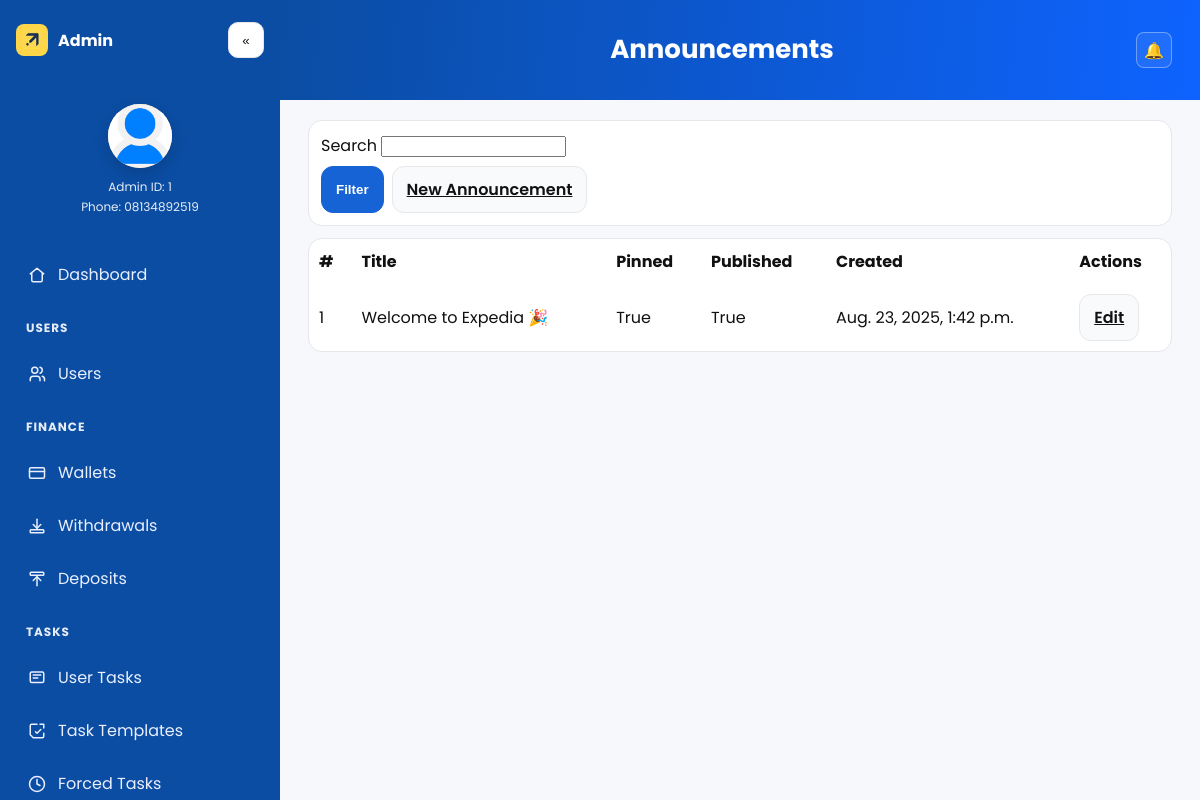
The app's page /bo/announcements/ (signed in), older data.
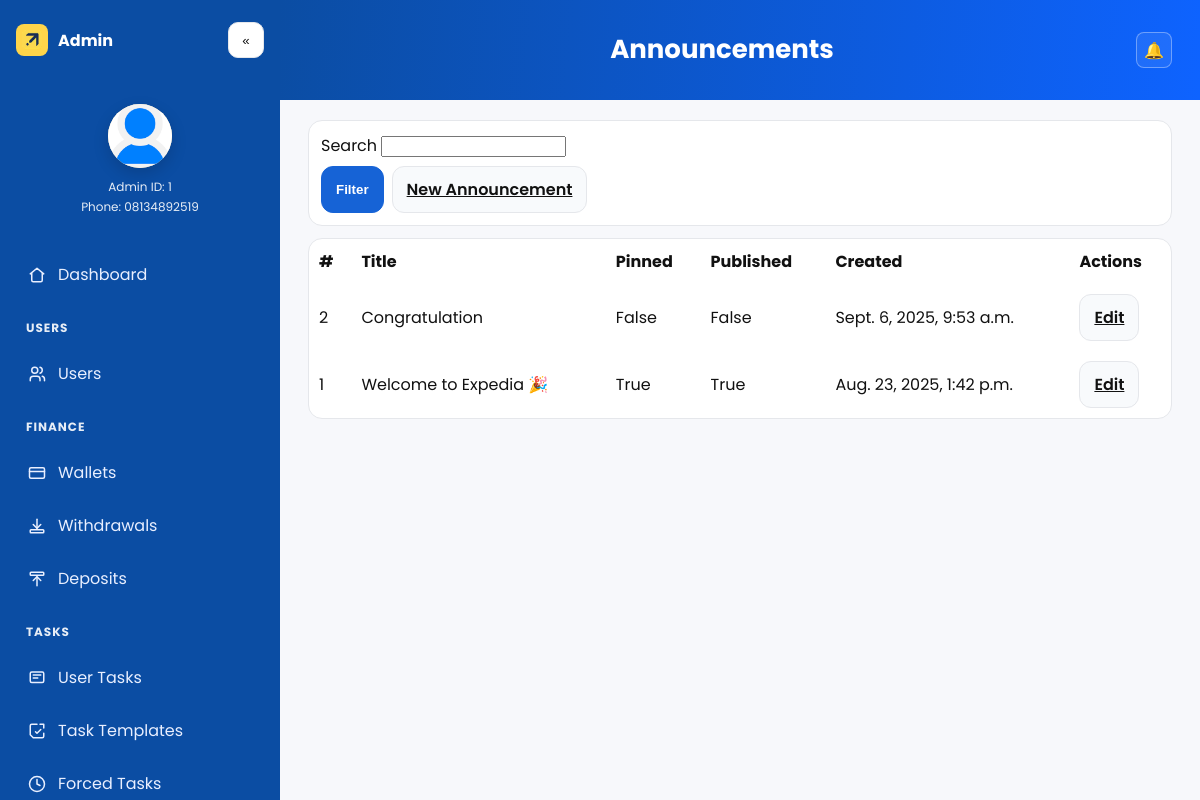
The same page, newer data.
### main/models.py (models this page shows, shortened)
class Announcement(models.Model):
    title = models.CharField(max_length=140)
    body = models.TextField()
    pinned = models.BooleanField(default=False)   # show first
    is_published = models.BooleanField(default=True)
    starts_at = models.DateTimeField(null=True, blank=True)
    ends_at = models.DateTimeField(null=True, blank=True)
    created_at = models.DateTimeField(auto_now_add=True)
    objects = AnnouncementQuerySet.as_manager()
    class Meta:
        ordering = ("-pinned", "-created_at")

### main/admin_view.py (the view)
# urls.py: path("bo/announcements/", bo.bo_announcements, name="bo_announcements"),
@login_required
@user_passes_test(staff_or_manager)
def bo_announcements(request):
    q = (request.GET.get("q") or "").strip()
    qs = Announcement.objects.all().order_by("-created_at")
    if q:
        qs = qs.filter(Q(title__icontains=q) | Q(body__icontains=q))
    page_obj = _paginate(qs, request, per_page=25)
    return render(request, "meta_search/bo/announcements.html", {
        "active_page": AP["set"], "page_obj": page_obj, "q": q
    })

### main/admin_view.py (called while the page is built)
def staff_or_manager(user):
    return user.is_active and (user.is_staff or user.groups.filter(name="managers").exists())

def _paginate(qs, request, per_page=25, page_param="page"):
    page = request.GET.get(page_param) or 1
    return Paginator(qs, per_page).get_page(page)

### templates/meta_search/bo/announcements.html (shortened to what this page needs)
{% extends "base_admin.html" %}
{% block page_title %}Announcements{% endblock %}
{% block content %}
<form method="get" class="card" style="padding:12px; display:grid; gap:8px; margin-bottom:12px;">
  <label>Search <input type="text" name="q" value="{{ q }}"></label>
  <div style="display:flex; gap:8px; flex-wrap:wrap;">
    <button class="btn primary" type="submit">Filter</button>
    <a class="btn" href="{% url 'bo_announcement_new' %}">New Announcement</a>
  </div>
</form>
<div class="card" style="padding:0;">
  <div class="table-responsive" style="overflow-x:auto;">
    <table style="width:100%; border-collapse:collapse;">
      <thead>
        <tr>
          <th style="padding:10px; text-align:left;">#</th>
          <th style="padding:10px; text-align:left;">Title</th>
          <th style="padding:10px; text-align:left;">Pinned</th>
          <th style="padding:10px; text-align:left;">Published</th>
          <th style="padding:10px; text-align:left;">Created</th>
          <th style="padding:10px; text-align:left;">Actions</th>
        </tr>
      </thead>
      <tbody>
        {% for a in page_obj %}
          <tr>
            <td style="padding:10px;">{{ a.id }}</td>
            <td style="padding:10px;">{{ a.title }}</td>
            <td style="padding:10px;">{{ a.pinned }}</td>
            <td style="padding:10px;">{{ a.is_published }}</td>
            <td style="padding:10px;">{{ a.created_at }}</td>
            <td style="padding:10px;"><a class="btn" href="{% url 'bo_announcement_edit' a.id %}">Edit</a></td>
          </tr>
        {% empty %}
          <tr><td colspan="6" style="padding:12px;">No announcements.</td></tr>
        {% endfor %}
      </tbody>
    </table>
  </div>
</div>
{% endblock %}

Row changes from the older to the newer data that the page shows:
added Announcement: id "2", title "Congratulation", pinned "False", is_published "False", created_at "Sept. 6, 2025, 9:53 a.m."
